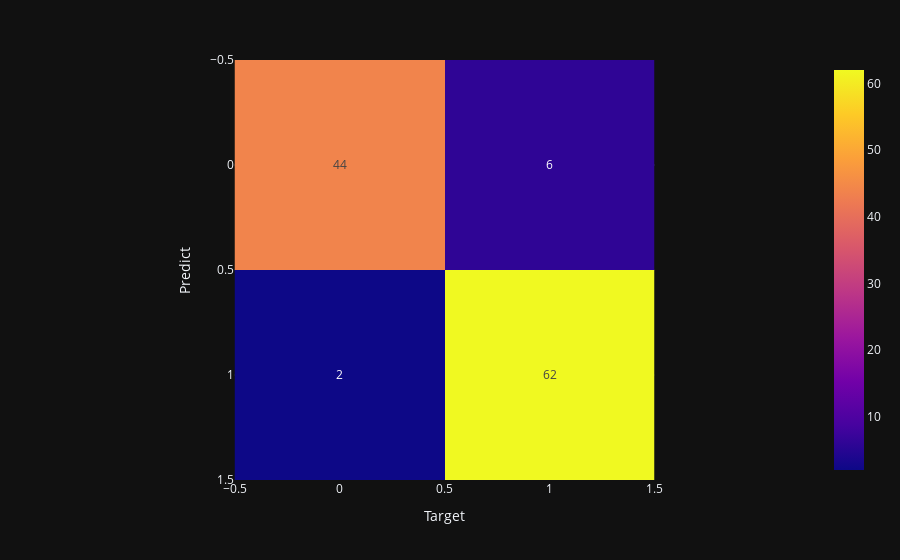

The code cell stored with this chart in its notebook:
### Code cell
knn_preds = grid_searck_knn.predict(x_test)
plt.rcParams['figure.figsize'] = (10, 10)
fig = px.imshow(confusion_matrix(y_test, knn_preds), text_auto=True)
fig.update_layout(xaxis_title = 'Target', yaxis_title = 'Predict')

### Figure 1 — Plotly figure (JSON) as saved in the notebook; plotly's stock layout.template omitted (floating-point values rounded to 4 significant figures)
{"data": [{"coloraxis": "coloraxis", "name": "0", "texttemplate": "%{z}", "z": [[44, 6], [2, 62]], "type": "heatmap", "xaxis": "x", "yaxis": "y", "hovertemplate": "x: %{x}<br>y: %{y}<br>color: %{z}<extra></extra>"}], "layout": {"xaxis": {"anchor": "y", "domain": [0.0, 1.0], "scaleanchor": "y", "constrain": "domain", "title": {"text": "Target"}}, "yaxis": {"anchor": "x", "domain": [0.0, 1.0], "autorange": "reversed", "constrain": "domain", "title": {"text": "Predict"}}, "coloraxis": {"colorscale": [[0.0, "#0d0887"], [0.1111, "#46039f"], [0.2222, "#7201a8"], [0.3333, "#9c179e"], [0.4444, "#bd3786"], [0.5556, "#d8576b"], [0.6667, "#ed7953"], [0.7778, "#fb9f3a"], [0.8889, "#fdca26"], [1.0, "#f0f921"]]}, "margin": {"t": 60}}}
